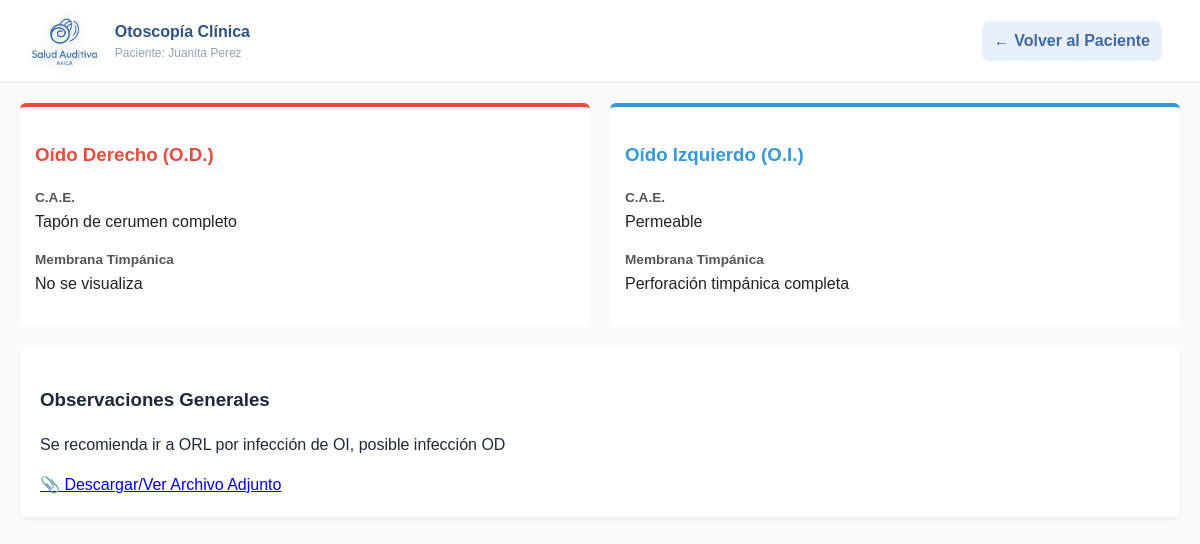
Page /evaluaciones/otoscopia/31/ver/ on the earlier database version.
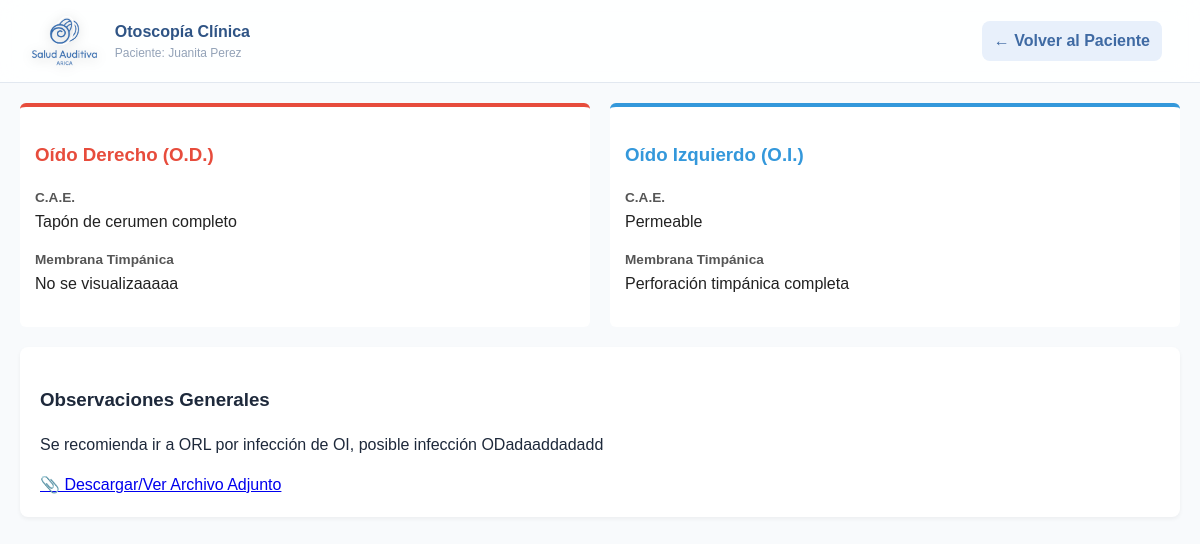
Same page on the later database version.
### evaluaciones/models.py (models this page shows, shortened)
class Evaluacion(models.Model):
    TIPO_CHOICES = [
        ('audiometria', 'Audiometría'),
        ('impedanciometria', 'Impedanciometría'),
        ('otoscopia', 'Otoscopía'),
        ('otro', 'Otro'),
    ]
    paciente = models.ForeignKey(Paciente, on_delete=models.CASCADE, related_name='evaluaciones')
    tipo = models.CharField(max_length=50, choices=TIPO_CHOICES)
    fecha = models.DateTimeField(auto_now_add=True)
    observaciones = models.TextField(blank=True)
    archivo = models.FileField(upload_to='evaluaciones/', blank=True, null=True)

class Otoscopia(models.Model):
    evaluacion = models.OneToOneField(
        Evaluacion,
        on_delete=models.CASCADE,
        related_name="otoscopia"
    )
    cae_od = models.CharField(max_length=255, blank=True)
    membrana_od = models.CharField(max_length=255, blank=True)
    cae_oi = models.CharField(max_length=255, blank=True)
    membrana_oi = models.CharField(max_length=255, blank=True)

### Login/models.py (models this page shows, shortened)
class Paciente(models.Model):
    PREVISION_CHOICES = [
        ('fonasa', 'Fonasa'),
        ('isapre', 'Isapre'),
        ('capredena', 'Capredena'),
        ('dipreca', 'Dipreca')
    ]
    nombre = models.CharField(max_length=150)
    rut = models.CharField(max_length=12, unique=True)
    telefono = models.CharField(max_length=15, blank=True, null=True)
    fecha_nacimiento = models.DateField()
    direccion = models.CharField(max_length=255, blank=True, null=True)
    email = models.EmailField(blank=True, null=True)
    prevision = models.CharField(
        max_length=20,
        choices=PREVISION_CHOICES,
        default='fonasa'
    )
    creado = models.DateTimeField(auto_now_add=True)

### evaluaciones/views.py (the view)
# urls.py: path('otoscopia/<int:id>/ver/', views.ver_otoscopia, name='ver_otoscopia'),
def ver_otoscopia(request, id):
    evaluacion = get_object_or_404(Evaluacion, id=id)
    otoscopia = getattr(evaluacion, 'otoscopia', None)
    return render(request, 'evaluaciones/ver_otoscopia.html', {
        'evaluacion': evaluacion,
        'otoscopia': otoscopia
    })

### evaluaciones/templates/evaluaciones/ver_otoscopia.html (shortened to what this page needs)
{% load static %}
<!DOCTYPE html>
<html lang="es">
<head>
    <link rel="stylesheet" href="{% static 'evaluaciones/css/audiometria.css' %}">
</head>
<body>
<div class="header">
    <div class="header-left">
        <img src="{% static 'Login/img/logo-png.png' %}" class="logo-header">
        <div class="header-text">
            <span class="title">Otoscopía Clínica</span>
            <span class="subtitle">Paciente: {{ evaluacion.paciente.nombre }}</span>
        </div>
    </div>
    <div class="header-right">
        <a href="{% url 'ver_paciente' evaluacion.paciente.id %}" class="btn-back">← Volver al Paciente</a>
    </div>
</div>
<main class="dashboard-container">
    <div class="grid-2">
        <div class="ear-box od">
            <h3 style="color: #e74c3c;">Oído Derecho (O.D.)</h3>
            <span class="label-val">C.A.E.</span>
            <p class="text-val">{{ otoscopia.cae_od|default:"Sin hallazgos registrados" }}</p>
            <span class="label-val">Membrana Timpánica</span>
            <p class="text-val">{{ otoscopia.membrana_od|default:"Sin hallazgos registrados" }}</p>
        </div>
        <div class="ear-box oi">
            <h3 style="color: #3498db;">Oído Izquierdo (O.I.)</h3>
            <span class="label-val">C.A.E.</span>
            <p class="text-val">{{ otoscopia.cae_oi|default:"Sin hallazgos registrados" }}</p>
            <span class="label-val">Membrana Timpánica</span>
            <p class="text-val">{{ otoscopia.membrana_oi|default:"Sin hallazgos registrados" }}</p>
        </div>
    </div>
    <div class="data-card" style="margin-top: 20px;">
        <h3>Observaciones Generales</h3>
        <p>{{ evaluacion.observaciones|default:"Sin observaciones registradas." }}</p>
        {% if evaluacion.archivo %}
            <div style="margin-top: 15px;">
                <a href="{{ evaluacion.archivo.url }}" target="_blank" class="file-link">📎 Descargar/Ver Archivo Adjunto</a>
            </div>
        {% endif %}
    </div>
</main>
</body>
</html>

### evaluaciones/static/evaluaciones/css/audiometria.css (style rules this page uses)
:root { --bg-main: #f8fafc; --primary: #2563eb; --primary-soft: #eff6ff; --primary2: #3f6aa3; --primary-light: #e8f0fb; --text-main: #1e293b; --text-muted: #64748b; --white: #ffffff; --border: #e2e8f0; --radius-lg: 16px; --radius-md: 12px; --shadow: 0 4px 6px -1px rgba(0, 0, 0, 0.05), 0 2px 4px -1px rgba(0, 0, 0, 0.03); --danger: #ef4444; --red: #ef4444; --blue: #3b82f6; }
* { box-sizing: border-box; }
html, body { max-width: 100%; overflow-x: hidden; }
.header { background: rgba(255, 255, 255, 0.85); backdrop-filter: blur(12px); padding: 16px 28px; display: flex; justify-content: space-between; align-items: center; border-bottom: 1px solid #e2e8f0; }
.header-left, .header-right { display: flex; align-items: center; gap: 14px; }
.header-text { display: flex; flex-direction: column; }
.header-text .title { font-size: 16px; font-weight: 600; color: #2f5485; }
.header-text .subtitle { font-size: 12px; color: #94a3b8; }
.logo-header { height: 50px; width: auto; filter: drop-shadow(0 2px 6px rgba(0,0,0,0.2)); transition: transform 0.2s; }
.btn-back { background: var(--primary-light); color: var(--primary2); padding: 8px 12px; border-radius: 8px; text-decoration: none; font-weight: 600; margin-right: 10px; transition: 0.2s; }
body { background-color: var(--bg-main); color: var(--text-main); font-family: 'Plus Jakarta Sans', sans-serif; margin: 0; line-height: 1.5; }
.dashboard-container { max-width: 1200px; margin: 20px auto; padding: 0 20px; }

### evaluaciones/templates/evaluaciones/ver_otoscopia.html (style rules this page uses)
.data-card { background: #fff; border-radius: 8px; padding: 20px; box-shadow: 0 2px 4px rgba(0,0,0,0.05); margin-bottom: 20px; }
.grid-2 { display: grid; grid-template-columns: 1fr 1fr; gap: 20px; }
.ear-box { border-top: 4px solid #ccc; padding: 15px; background: #fff; border-radius: 6px; }
.ear-box.od { border-top-color: #e74c3c; }
.ear-box.oi { border-top-color: #3498db; }
.label-val { font-weight: bold; color: #555; display: block; margin-top: 10px; font-size: 0.85rem; }
.text-val { color: #222; font-size: 1rem; margin-top: 2px; }

Differences in the rows shown:
changed Evaluacion "Juanita Perez": observaciones "Se recomienda ir a ORL por infección de OI, posible infección OD" → "Se recomienda ir a ORL por infección de OI, posible infección ODadaaddadadd"
changed Otoscopia "Tapón de cerumen completo": membrana_od "No se visualiza" → "No se visualizaaaaa"
